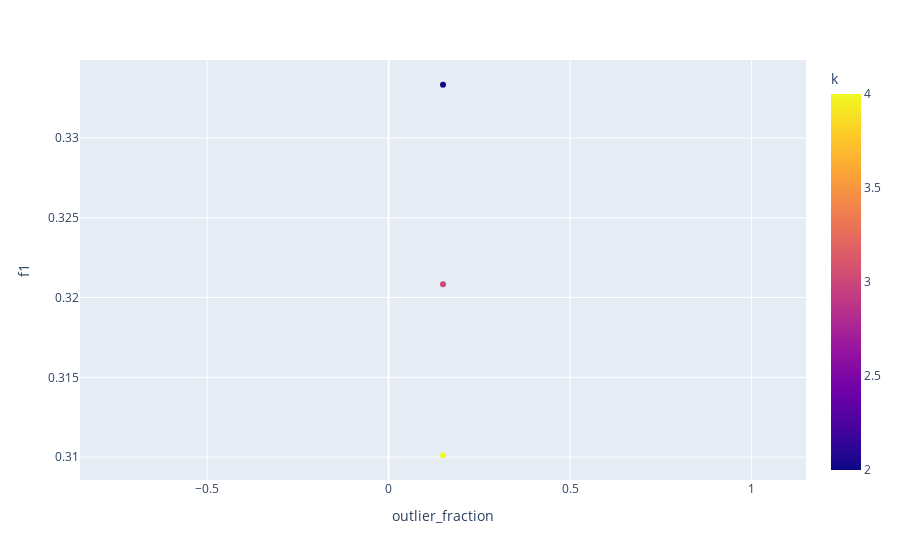

Source (notebook cell):
### Code cell
mdof_results_df = pd.DataFrame(mdof_total_results)

for parameter in mdof_params:
    fig = px.scatter(
        mdof_results_df,
        x = parameter,
        y = "f1"
    )
    fig.show()

px.scatter(
    mdof_results_df,
    x = "outlier_fraction",
    y = "k",
    color = "f1"
)

### Figure 1 — Plotly figure (JSON) as saved in the notebook; plotly's stock layout.template omitted (floating-point values rounded to 4 significant figures)
{"data": [{"hovertemplate": "outlier_fraction=%{x}<br>f1=%{y}<br>k=%{marker.color}<extra></extra>", "legendgroup": "", "marker": {"color": [2, 3, 4], "coloraxis": "coloraxis", "symbol": "circle"}, "mode": "markers", "name": "", "orientation": "v", "showlegend": false, "type": "scatter", "x": [0.15, 0.15, 0.15], "xaxis": "x", "y": [0.3333, 0.3208, 0.3101], "yaxis": "y"}], "layout": {"coloraxis": {"colorbar": {"title": {"text": "k"}}, "colorscale": [[0, "#0d0887"], [0.1111, "#46039f"], [0.2222, "#7201a8"], [0.3333, "#9c179e"], [0.4444, "#bd3786"], [0.5556, "#d8576b"], [0.6667, "#ed7953"], [0.7778, "#fb9f3a"], [0.8889, "#fdca26"], [1, "#f0f921"]]}, "legend": {"tracegroupgap": 0}, "margin": {"t": 60}, "xaxis": {"anchor": "y", "domain": [0, 1], "title": {"text": "outlier_fraction"}}, "yaxis": {"anchor": "x", "domain": [0, 1], "title": {"text": "f1"}}}}
